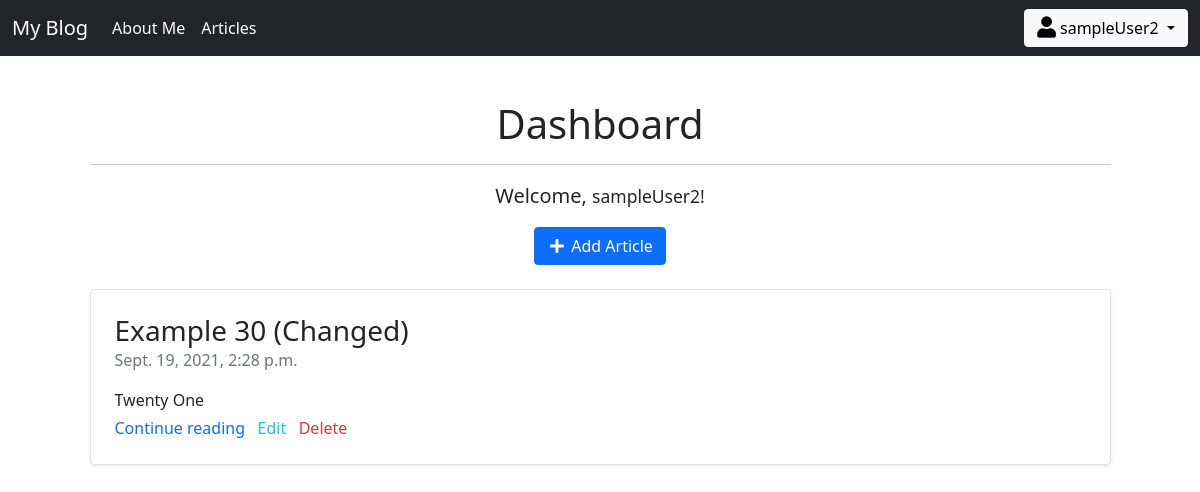
/article/dashboard/ (signed in), run on the app's committed database.
### article/models.py (models this page shows, shortened)
class Article(models.Model):
    author = models.ForeignKey(
        "auth.User", on_delete=models.CASCADE, verbose_name="Author")
    title = models.CharField(max_length=50, verbose_name="Title")
    content = RichTextField()
    created_date = models.DateTimeField(
        auto_now_add=True, verbose_name="Created Date")
    article_img = models.FileField(blank=True, verbose_name="articleImg")
    class Meta:
        ordering = ['-created_date']

### article/views.py (the view)
# urls.py: path('dashboard/', views.dashboard, name="dashboard"),
@login_required(login_url="user:login")
def dashboard(request):
    articles = Article.objects.filter(author=request.user)
    if articles.count() != 0:
        return render(request, "dashboard.html", {"articles": articles})
    messages.info(request, "You have not any articles yet.")
    return render(request, "dashboard.html")

### templates/dashboard.html (shortened to what this page needs)
{% extends 'layout.html' %} {% block body %}
<div class="row">
  <div class="col-lg-11 col-md-10 mx-auto text-center">
    <h3 class="display-6">Dashboard</h3>
    <hr />
    <p class="lead">Welcome, <small>{{request.user.username}}!</small></p>
    <a class="btn btn-primary" href="{% url 'article:createArticle' %}"
      ><i class="fas fa-plus fa-fw"></i> Add Article</a
    >
  </div>
</div>
<div class="row mb-2 mt-4">
  {% for article in articles %}
  <div class="col-md-11 col-md-10 mx-auto">
    <div
      class="
        row
        g-0
        border
        rounded
        overflow-hidden
        flex-md-row
        mb-4
        shadow-sm
        h-md-250
        position-relative
      ">
      <div class="col p-4 d-flex flex-column position-static">
        <h3 class="mb-0">{{article.title}}</h3>
        <div class="mb-3 text-muted">{{article.created_date}}</div>
        <div>
          <p class="card-text mb-auto">
            {{article.content|safe|truncatewords:35}}
          </p>
        </div>
        <div class="card-body p-0 mt-1">
          <a
            href="{% url 'article:details' article.id %}"
            style="text-decoration: None"
            >Continue reading</a
          >
          <a
            href="{% url 'article:editArticle' article.id %}"
            class="link-info"
            style="text-decoration: None"
            >Edit</a
          >
          <a
            href="{% url 'article:deleteArticle' article.id %}"
            class="link-danger"
            style="text-decoration: None"
            >Delete</a
          >
        </div>
      </div>
    </div>
  </div>
  {% endfor %}
</div>
{% endblock body %}

### templates/includes/navbar.html (shortened to what this page needs)
<nav class="navbar navbar-expand-md navbar-dark fixed-top bg-dark">
  <div class="container-fluid">
    <a class="navbar-brand" href="{% url 'index' %}">My Blog</a>
    <div class="collapse navbar-collapse" id="navbarCollapse">
      <ul class="navbar-nav me-auto mb-2 mb-md-0">
        <li class="nav-item">
          <a class="nav-link active" href="{% url 'about' %}">About Me </a>
        </li>
        <li class="nav-item">
          <a class="nav-link active" href="{% url 'article:articles' %}"
            >Articles
          </a>
        </li>
      </ul>
      <ul class="navbar-nav mr-auto mb-2 mb-md-0">
        {% if request.user.is_authenticated %}
        <div class="dropdown">
          <button
            class="btn btn-light dropdown-toggle"
            type="button"
            id="dropdownMenuButton"
            data-bs-toggle="dropdown"
            aria-expanded="false">
            <i class="fas fa-user fa-lg"></i
            ><span> {{request.user.username}} </span>
          </button>
        </div>
        {% endif %}
      </ul>
    </div>
  </div>
</nav>

### data on the page
Article: title "Example 30 (Changed)", created_date "Sept. 19, 2021, 2:28 p.m.", content "Twenty One"

### other printed values
{{ request.user.username }} "sampleUser2"
